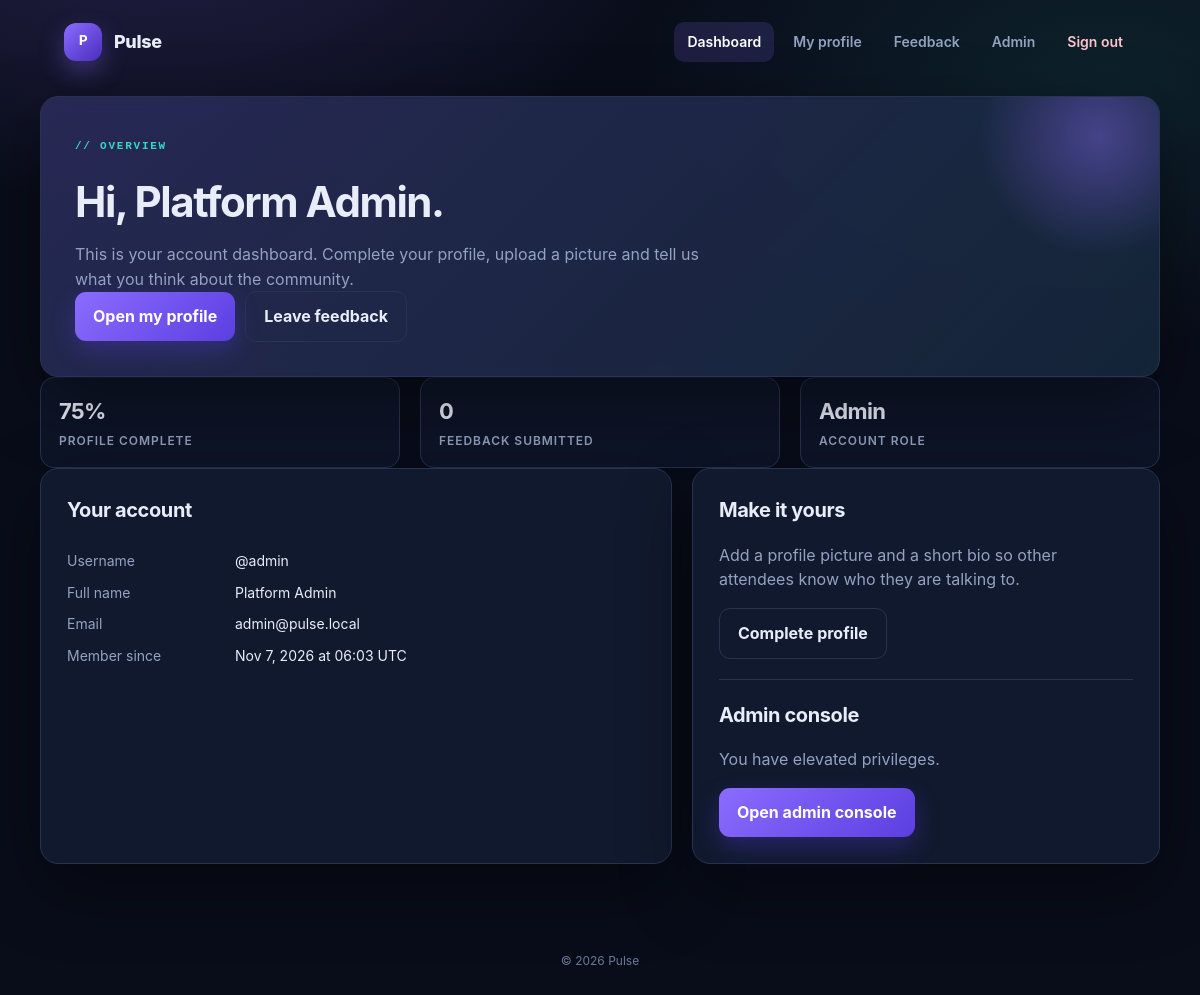
/vuln/src/dashboard.php (signed in), run on the app's committed database.
### tables this page shows
CREATE TABLE users (
    id           INT UNSIGNED AUTO_INCREMENT PRIMARY KEY,
    username     VARCHAR(50)  NOT NULL UNIQUE,
    password     VARCHAR(255) NOT NULL,
    full_name    VARCHAR(100) DEFAULT NULL,
    email        VARCHAR(150) DEFAULT NULL,
    role         ENUM('user','admin') NOT NULL DEFAULT 'user',
    bio          TEXT,
    private_note TEXT,
    avatar       VARCHAR(255) DEFAULT NULL,
    created_at   TIMESTAMP NOT NULL DEFAULT CURRENT_TIMESTAMP
);

### vuln/src/config.php (called while the page is built, shortened)
<?php
function db(): PDO
{
    static $pdo = null;
    if ($pdo instanceof PDO) {
        return $pdo;
    }
    $host = getenv('DB_HOST') ?: 'db';
    $name = getenv('DB_NAME') ?: 'devfest_vuln';
    $user = getenv('DB_USER') ?: 'devfest';
    $pass = getenv('DB_PASS') ?: 'devfest';
    $pdo = new PDO(
        "mysql:host={$host};dbname={$name};charset=utf8mb4",
        $user,
        $pass,
        [
            PDO::ATTR_ERRMODE            => PDO::ERRMODE_EXCEPTION,
            PDO::ATTR_DEFAULT_FETCH_MODE => PDO::FETCH_ASSOC,
        ]
    );
    return $pdo;
}

### vuln/src/includes/functions.php (called while the page is built, shortened)
<?php
function e(mixed $value): string
{
    return htmlspecialchars((string) $value, ENT_QUOTES | ENT_SUBSTITUTE, 'UTF-8');
}
function current_user(): ?array
{
    $stmt = db()->prepare('SELECT * FROM users WHERE id = ? LIMIT 1');
    $stmt->execute([$_SESSION['user_id']]);
    $user = $stmt->fetch();
    return $user ?: null;
}
function require_login(): array
{
    $user = current_user();
    return $user;
}
function is_admin(array $user): bool
{
    return ($user['role'] ?? '') === 'admin';
}
function nice_date(string $timestamp): string
{
    $time = strtotime($timestamp);
    return $time === false ? $timestamp : date('M j, Y \a\t H:i', $time) . ' UTC';
}

### vuln/src/dashboard.php (the view, shortened to what this page needs)
<?php
require __DIR__ . '/config.php';
require __DIR__ . '/includes/functions.php';
$me = require_login();
$completionFields = ['full_name', 'email', 'bio', 'avatar'];
$filled = 0;
foreach ($completionFields as $field) {
    if (trim((string) ($me[$field] ?? '')) !== '') {
        $filled++;
    }
}
$completion = (int) round(($filled / count($completionFields)) * 100);
$feedbackStmt = db()->prepare('SELECT COUNT(*) FROM feedback WHERE user_id = ?');
$feedbackStmt->execute([$me['id']]);
$feedbackCount = (int) $feedbackStmt->fetchColumn();
require __DIR__ . '/includes/header.php';
?>
<section class="hero card">
    <span class="eyebrow">// overview</span>
    <h1>Hi, <?= e($me['full_name'] ?: $me['username']) ?>.</h1>
    <p>
        This is your account dashboard. Complete your profile, upload a picture and tell us
        what you think about the community.
    </p>
    <div class="btn-row">
        <a class="btn" href="/profile.php?id=<?= (int) $me['id'] ?>">Open my profile</a>
        <a class="btn btn--ghost" href="/feedback.php">Leave feedback</a>
    </div>
</section>
<div class="grid grid--3">
    <div class="kpi">
        <strong><?= $completion ?>%</strong>
        <span>Profile complete</span>
    </div>
    <div class="kpi">
        <strong><?= $feedbackCount ?></strong>
        <span>Feedback submitted</span>
    </div>
    <div class="kpi">
        <strong><?= e(ucfirst((string) $me['role'])) ?></strong>
        <span>Account role</span>
    </div>
</div>
<div class="grid grid--2">
    <article class="card">
        <h2>Your account</h2>
        <dl class="detail-list">
            <dt>Username</dt>
            <dd>@<?= e($me['username']) ?></dd>
            <dt>Full name</dt>
            <dd><?= e($me['full_name'] ?: 'Not set') ?></dd>
            <dt>Email</dt>
            <dd><?= e($me['email'] ?: 'Not set') ?></dd>
            <dt>Member since</dt>
            <dd><?= e(nice_date((string) $me['created_at'])) ?></dd>
        </dl>
    </article>
    <article class="card">
        <h2>Make it yours</h2>
        <p class="muted">
            Add a profile picture and a short bio so other attendees know who they are
            talking to.
        </p>
        <div class="btn-row">
            <a class="btn btn--ghost" href="/profile.php?id=<?= (int) $me['id'] ?>">Complete profile</a>
        </div>
        <?php if (is_admin($me)): ?>
            <hr class="divider">
            <h2>Admin console</h2>
            <p class="muted">You have elevated privileges.</p>
            <a class="btn" href="/admin.php">Open admin console</a>
        <?php endif; ?>
    </article>
</div>
<?php require __DIR__ . '/includes/footer.php'; ?>

### secure/src/assets/style.css (style rules this page uses)
:root { --bg: #090d1a; --bg-soft: #0e1528; --panel: rgba(19, 28, 50, 0.88); --panel-solid: #131c32; --panel-raised: #18223c; --text: #e9edf9; --muted: #94a2c2; --line: #273352; --brand: #8b6cff; --brand-soft: rgba(139, 108, 255, 0.16); --accent: #35d6c5; --danger: #ff5c7a; --danger-soft: rgba(255, 92, 122, 0.12); --warning: #ffb648; --success: #38d9a9; --success-soft: rgba(56, 217, 169, 0.12); --radius: 18px; --radius-sm: 11px; --shadow: 0 24px 70px rgba(0, 0, 0, 0.42); --font: "Inter", "Segoe UI", system-ui, -apple-system, BlinkMacSystemFont, sans-serif; --mono: "JetBrains Mono", "SFMono-Regular", Consolas, "Liberation Mono", monospace; }
* { box-sizing: border-box; }
html { color-scheme: dark; }
body { margin: 0; min-height: 100vh; font-family: var(--font); color: var(--text); background: radial-gradient(900px 500px at 12% -10%, rgba(139, 108, 255, 0.2), transparent 60%), radial-gradient(800px 460px at 92% 8%, rgba(53, 214, 197, 0.1), transparent 58%), var(--bg); line-height: 1.55; }
a { color: var(--accent); text-decoration: none; }
.grid { display: grid; gap: 20px; }
.grid--2 { grid-template-columns: minmax(0, 1.35fr) minmax(0, 1fr); }
.grid--3 { grid-template-columns: repeat(3, minmax(0, 1fr)); }
.card { background: var(--panel); border: 1px solid var(--line); border-radius: var(--radius); padding: 26px; box-shadow: var(--shadow); backdrop-filter: blur(10px); }
.card h1, .card h2, .card h3 { margin-top: 0; letter-spacing: -0.02em; }
.card h2 { font-size: 20px; }
.hero { position: relative; overflow: hidden; padding: 34px; background: linear-gradient(135deg, rgba(139, 108, 255, 0.18), rgba(53, 214, 197, 0.06)), var(--panel); }
.hero::after { content: ""; position: absolute; top: -90px; right: -70px; width: 260px; height: 260px; border-radius: 50%; background: radial-gradient(circle, rgba(139, 108, 255, 0.4), transparent 65%); pointer-events: none; }
.hero h1 { margin: 0 0 8px; font-size: clamp(28px, 4vw, 42px); letter-spacing: -0.035em; }
.hero p { max-width: 62ch; margin: 0; color: var(--muted); }
.eyebrow { display: inline-flex; align-items: center; gap: 8px; margin-bottom: 14px; color: var(--accent); font-family: var(--mono); font-size: 11px; font-weight: 700; letter-spacing: 0.16em; text-transform: uppercase; }
.btn { display: inline-flex; align-items: center; justify-content: center; gap: 8px; padding: 12px 18px; font: inherit; font-weight: 700; color: #fff; background: linear-gradient(135deg, var(--brand), #5b3fe0); border: 0; border-radius: var(--radius-sm); cursor: pointer; box-shadow: 0 10px 24px rgba(91, 63, 224, 0.32); transition: transform 120ms ease, filter 120ms ease; }
.btn--ghost { color: var(--text); background: transparent; border: 1px solid var(--line); box-shadow: none; }
.btn-row { display: flex; gap: 10px; flex-wrap: wrap; align-items: center; }
.muted { color: var(--muted); }
.divider { height: 1px; margin: 20px 0; background: var(--line); border: 0; }
.detail-list { display: grid; grid-template-columns: 150px minmax(0, 1fr); gap: 10px 18px; margin: 24px 0 0; font-size: 14px; }
.detail-list dt { color: var(--muted); }
.detail-list dd { margin: 0; overflow-wrap: anywhere; }
.kpi { display: grid; gap: 4px; padding: 16px 18px; background: var(--bg-soft); border: 1px solid var(--line); border-radius: 14px; }
.kpi strong { font-size: 22px; letter-spacing: -0.03em; }
.kpi span { color: var(--muted); font-size: 12px; font-weight: 600; letter-spacing: 0.08em; text-transform: uppercase; }

### data on the page
users: full_name "Platform Admin", role "Admin", username "admin", email "admin@pulse.local", created_at "Nov 7, 2026 at 06:03 UTC"

### other printed values
APP_NAME "Pulse"
$completion "75"
$feedbackCount "0"
